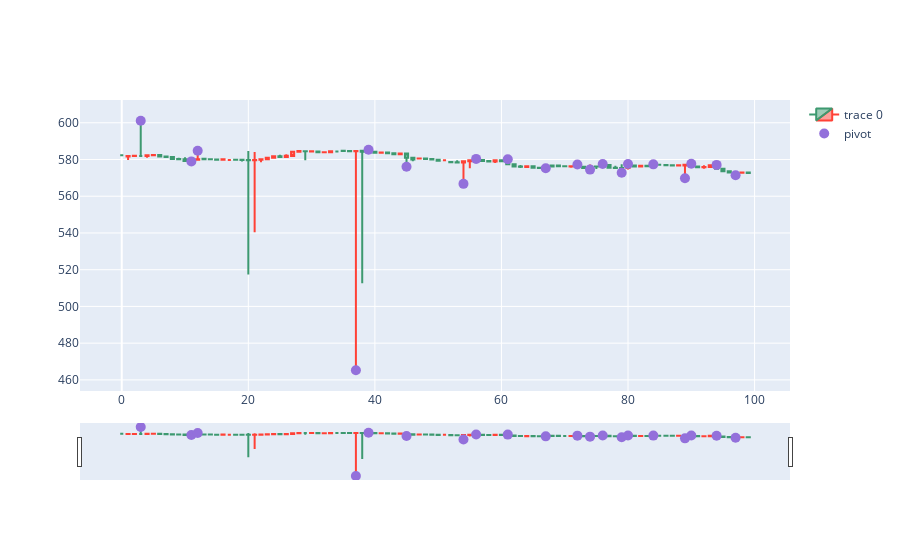

This figure's notebook cell:
### Code cell
dfpl = df[0:100]
fig = go.Figure(data=[go.Candlestick(x=dfpl.index,
                open=dfpl['Open'],
                high=dfpl['High'],
                low=dfpl['Low'],
                close=dfpl['Close'])])

fig.add_scatter(x=dfpl.index, y=dfpl['pointpos'], mode="markers",
                marker=dict(size=10, color="MediumPurple"),
                name="pivot")
#fig.update_layout(xaxis_rangeslider_visible=False)
fig.show()
